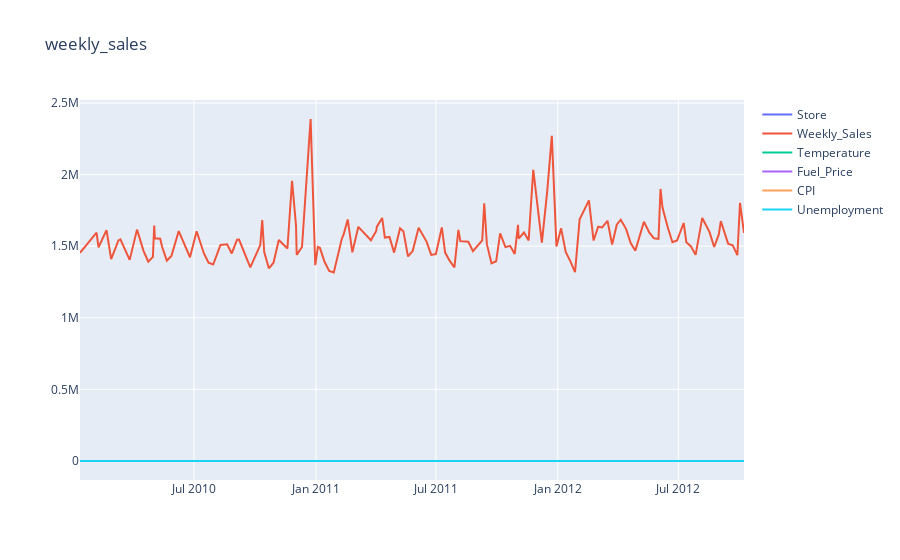

Notebook code cell kept with this figure:
### Code cell
def plotly_df(df, title=""):
    data = []

    for column in df.columns:
        trace = go.Scatter(x=df.index, y=df[column], mode="lines", name=column)
        data.append(trace)

    layout = dict(title=title)
    fig = dict(data=data, layout=layout)
    iplot(fig, show_link=False)

store_df = df[df['Store'] == 1]
plotly_df(store_df, title="weekly_sales")

### Figure 1 — Plotly figure (JSON) as saved in the notebook; plotly's stock layout.template omitted (floating-point values rounded to 4 significant figures; data arrays with more than 128 entries replaced by an {"elided": "..."} marker saying what was removed)
{"data": [{"mode": "lines", "name": "Store", "type": "scatter", "x": {"elided": "139 str values"}, "y": {"elided": "139 int values"}}, {"mode": "lines", "name": "Weekly_Sales", "type": "scatter", "x": {"elided": "139 str values"}, "y": {"elided": "139 float values"}}, {"mode": "lines", "name": "Temperature", "type": "scatter", "x": {"elided": "139 str values"}, "y": {"elided": "139 float values"}}, {"mode": "lines", "name": "Fuel_Price", "type": "scatter", "x": {"elided": "139 str values"}, "y": {"elided": "139 float values"}}, {"mode": "lines", "name": "CPI", "type": "scatter", "x": {"elided": "139 str values"}, "y": {"elided": "139 float values"}}, {"mode": "lines", "name": "Unemployment", "type": "scatter", "x": {"elided": "139 str values"}, "y": {"elided": "139 float values"}}], "layout": {"title": {"text": "weekly_sales"}}}
